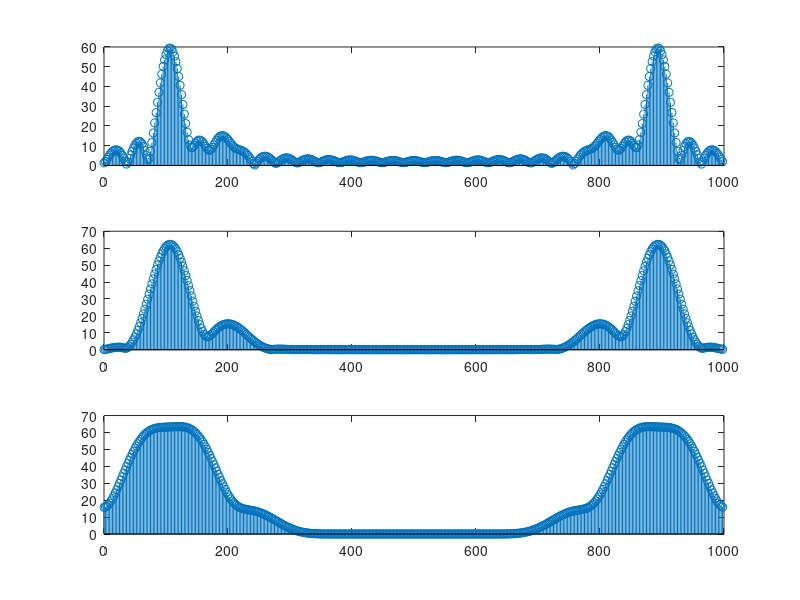

Write MATLAB code to recreate this figure.
%Wpływ_okna_na_analize
clc;clear;close all;

fs=1000;
N=30;
n=0:N-1;
tx=n/fs;
M=440;
f=0:fs/M:fs-fs/M;
x=2*sin(2*pi*100*tx-pi/3)-3*cos(2*pi*110*tx+pi/4)+cos(2*pi*200*tx);
X=fft(x,M);

ratio1 = sum(rectwin(N))/sum(hanning(N).');
xs1 = x.*hanning(N).'*ratio1;
XS1 = fft(xs1,M);
ratio2 = sum(rectwin(N))/sum(flattopwin(N).');
xs2 = x.*flattopwin(N).'*ratio2;
XS2 = fft(xs2,M);


figure(1)
    subplot(3,1,1)
       stem(f,abs(X)); 
    subplot(3,1,2)
       stem(f,abs(XS1));
    subplot(3,1,3)
       stem(f,abs(XS2));

